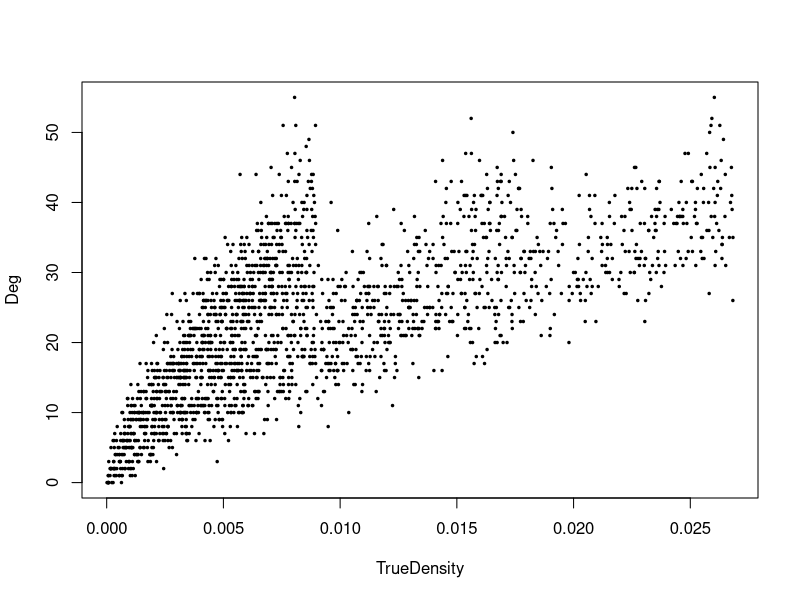
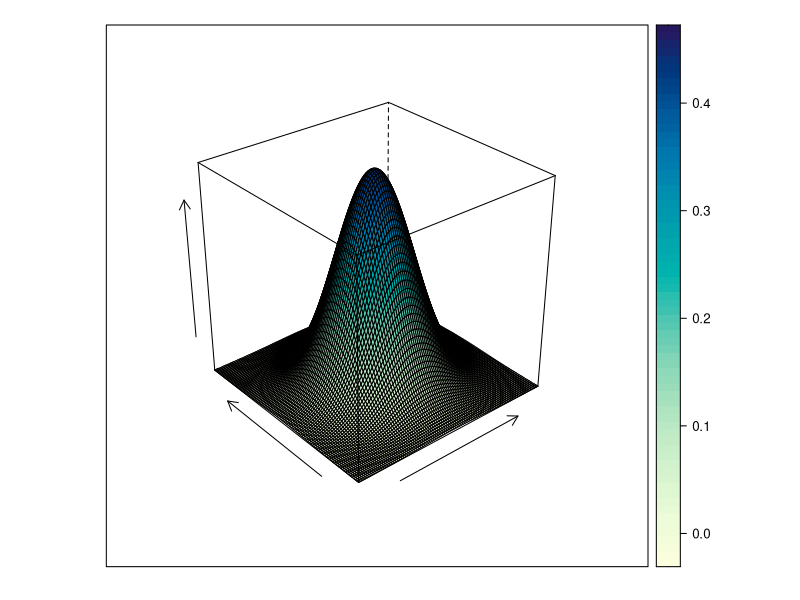
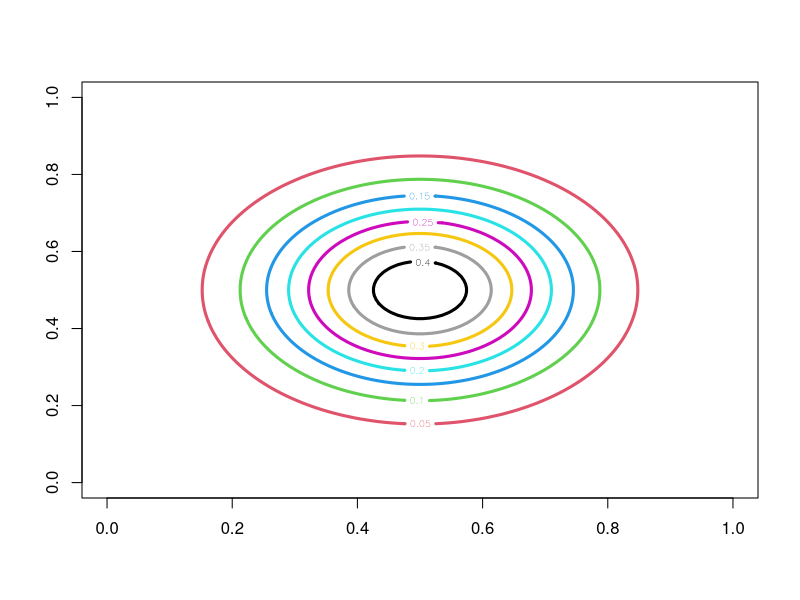
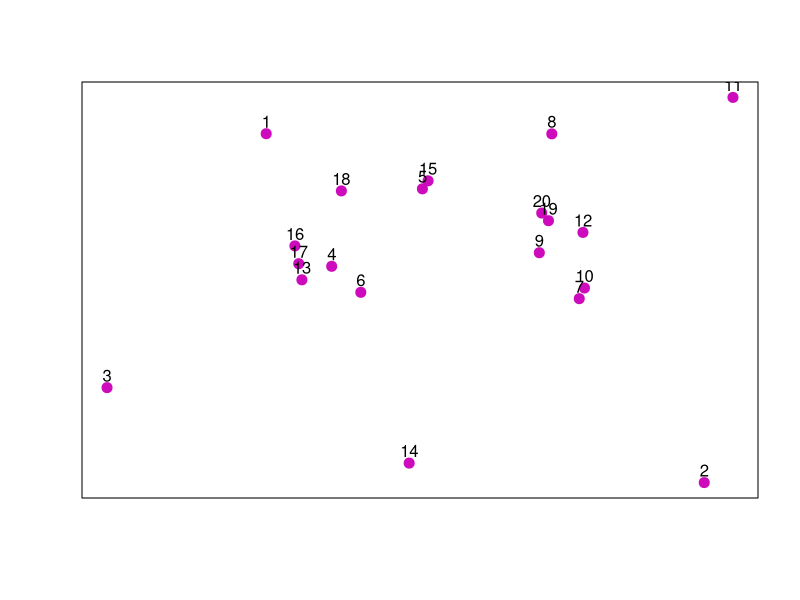
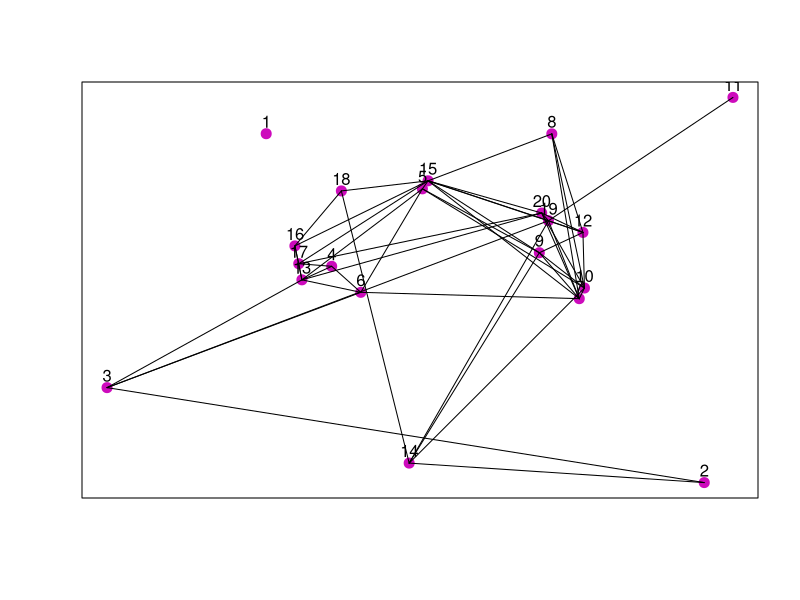
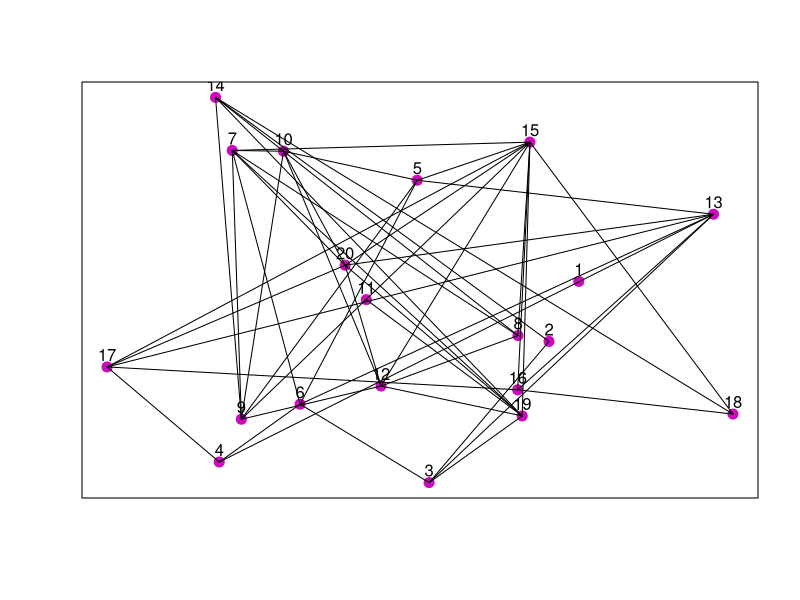
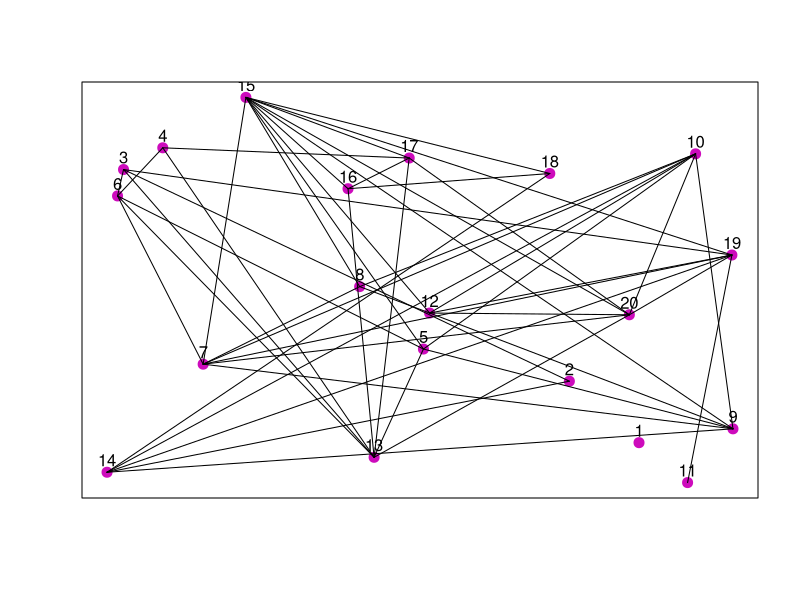
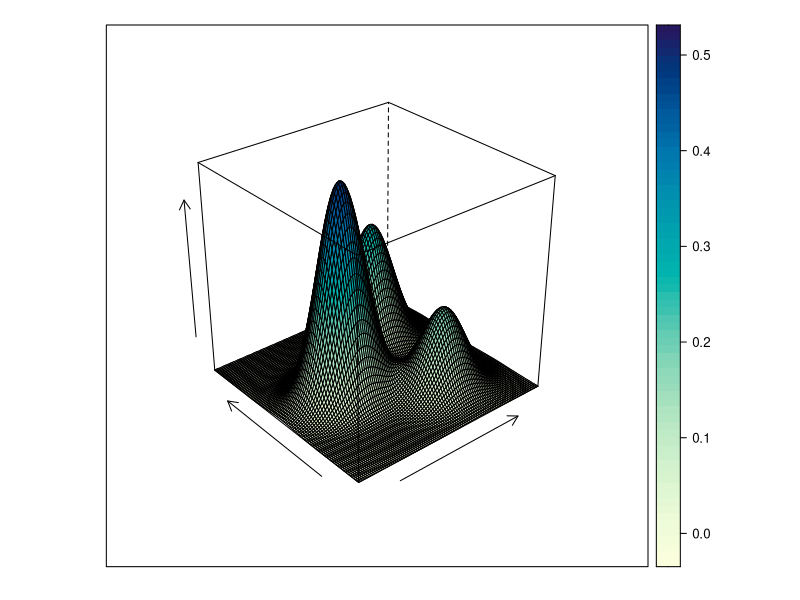

These figures' R source, in order: (Note: this script raises an error after producing the figures.)
# Fig for hidden metric space model
# Inspired from Handcock & al

library(lattice)
library(mnormt)
library(igraph)

# Parms
n = 20
prop = c(.5, .3, .2)
prob = .8*matrix(c(.9, .2, .5, .2, .1, .3, .5, .3, .8), 3, 3)
K = length(prop)
mu = matrix(c(0, sqrt(3)/2, sqrt(3)/2, 0, 1/sqrt(2), -1/sqrt(2)), 3, 2)
sigma = .2
grid.size = 100

####################################################
F_PlotNet <- function(Y, X, Col){
   # Y = position, X = adjacency, Col = colors
   dimY = dim(Y)[1]
   plot(Y, xlab='', ylab='', pch=20, 
        cex=1.5, col.axis=0, xaxt='n', yaxt='n')
   points(Y, pch=20, cex=2, col=Col)
   for(i in (1:(dimY-1))){
      for (j in ((i+1):dimY)){
         if (X[i, j]==1){lines(Y[c(i, j), 1], Y[c(i, j),2], lwd=1)
         }
      }
   }
#   points(Y, pch=20, cex=2, col=Col)
   if (dimY < 100){
      text(Y, label=(1:n), pos=3, offset=.3)
   }
}

####################################################

####################################################
# Hoff latent position model : LPM
####################################################
# Sim locations
ssigma = 3*sigma
Y = ssigma*matrix(rnorm(2*n), n, 2)
x.grid = seq(-3*ssigma, 3*ssigma, length.out=grid.size)
y.grid = x.grid
dY = matrix(0, length(x.grid), length(y.grid))
for (i in (1:length(x.grid))){
   for (j in (1:length(y.grid))){
      dY[i, j] = dmnorm(c(x.grid[i], y.grid[j]), varcov=diag(rep(ssigma^2, 2)))
   }
}
png('FigRSyst-LPM-density.png')
wireframe(dY, xlab='', ylab='', zlab='', drape=T); dev.off()
png('FigRSyst-LPM-contour.png')
contour(dY, xlab='', ylab='', col=(1:8), lwd=3); dev.off()

# Sim edges
D = as.matrix(dist(Y))
X = matrix(rbinom(n^2, 1, exp(-2*D)), n, n)
X[lower.tri(X, diag=T)] = 0

# # Plots
png('FigRSyst-LPM-Y.png')
F_PlotNet(Y, matrix(0, n, n), rep(6, n)); dev.off()
png('FigRSyst-LPM-XY.png')
F_PlotNet(Y, X, rep(6, n)); dev.off()
png('FigRSyst-LPM-X1.png')
F_PlotNet(cbind(runif(n), runif(n)), X, rep(6, n)); dev.off()
png('FigRSyst-LPM-X2.png')
F_PlotNet(cbind(runif(n), runif(n)), X, rep(6, n)); dev.off()
print(X[1:5, 1:5])

# # Larger network
# N = 5*n
# Y = ssigma*matrix(rnorm(2*N), N, 2)
# D = as.matrix(dist(Y))
# X = matrix(rbinom(N^2, 1, exp(-2*D)), N, N)
# X[lower.tri(X, diag=T)] = 0
# hist(colSums(X), breaks=sqrt(N))

####################################################
# Handcock latent position cluster model : LPCM
####################################################
# Sim locations
mmu = 1.5*mu
ssigma = 2*sigma
#ssigma = 1.5*sigma
x.grid = seq(min(mmu[, 1])-3*ssigma, max(mmu[, 1])+3*ssigma, length.out=grid.size)
y.grid = seq(min(mmu[, 2])-3*ssigma, max(mmu[, 2])+3*ssigma, length.out=grid.size)
dY = matrix(0, length(x.grid), length(y.grid))
for (i in (1:length(x.grid))){
   for (j in (1:length(y.grid))){
      for (k in (1:K)){
         dY[i, j] = dY[i, j] + prop[k]*dmnorm(c(x.grid[i], y.grid[j]), 
                                              mean = mmu[k, ], 
                                              varcov=diag(rep(ssigma^2, 2)))
      }
   }
}
png('FigRSyst-LPCM-density.png')
wireframe(dY, xlab='', ylab='', zlab='', drape=T);  dev.off()
png('FigRSyst-LPCM-contour.png')
contour(dY, xlab='', ylab='', col=(1:8), lwd=3); dev.off()

Z = as.vector((1:K) %*% rmultinom(n, 1, prop))
Y = mmu[Z, ] + ssigma*matrix(rnorm(2*n), n, 2)

# Sim edges
D = as.matrix(dist(Y))
X = matrix(rbinom(n^2, 1, exp(-2*D)), n, n)
X[lower.tri(X)] = 0
# Plots
png('FigRSyst-LPCM-Y.png')
F_PlotNet(Y, matrix(0, n, n), 1); dev.off()
png('FigRSyst-LPCM-YZ.png')
F_PlotNet(Y, matrix(0, n, n), 1+Z); dev.off()
png('FigRSyst-LPCM-XYZ.png')
F_PlotNet(Y, X, 1+Z); dev.off()
png('FigRSyst-LPCM-XY.png')
F_PlotNet(Y, X, rep(6, n)); dev.off()
# #png('FigRSyst-LPCM-X1.png')
# F_PlotNet(cbind(runif(n), runif(n)), X, rep(6, n)); #dev.off()
# #png('FigRSyst-LPCM-X2.png')
# F_PlotNet(cbind(runif(n), runif(n)), X, rep(6, n)); #dev.off()

####################################################
# Channarond latent position cluster model : KerNet
####################################################
# K = 3
prop = c(.5, .3, .2); K = length(prop); mu = matrix(c(0, sqrt(3)/2, sqrt(3)/2, 0, 1/sqrt(2), -1/sqrt(2)), K, 2); 
coef=5; mmu = coef*mu; ssigma = 4/3*coef*sigma
# K = 2
prop = c(.8, .2); K = length(prop); mu = matrix(c(sqrt(3)/2, sqrt(3)/2, 1/sqrt(2), -1/sqrt(2)), K, 2)
coef=5; mmu = coef*mu; ssigma = 5/3*coef*sigma
# K = 5
prop = c(.3, .2, .1, .3, .1); K = length(prop); 
mu = matrix(c(0, sqrt(3)/2, sqrt(3)/2, -sqrt(3)/2, -sqrt(3)/2, 0, 1/sqrt(2), -1/sqrt(2), 1/sqrt(2), -1/sqrt(2)), K, 2); 
coef=5; mmu = coef*mu; ssigma = 4/3*coef*sigma

N = 100*n
x.grid = seq(min(mmu[, 1])-3*ssigma, max(mmu[, 1])+3*ssigma, length.out=grid.size)
y.grid = seq(min(mmu[, 2])-3*ssigma, max(mmu[, 2])+3*ssigma, length.out=grid.size)
dY = matrix(0, length(x.grid), length(y.grid))
for (i in (1:length(x.grid))){
   for (j in (1:length(y.grid))){
      for (k in (1:K)){
         dY[i, j] = dY[i, j] + prop[k]*dmnorm(c(x.grid[i], y.grid[j]), 
                                              mean = mmu[k, ], 
                                              varcov=diag(rep(ssigma^2, 2)))
      }
   }
}
png(paste('FigRSyst-KerNet-K', K, '-density.png', sep=''))
wireframe(dY, xlab='', ylab='', zlab='', drape=T);  dev.off()
png(paste('FigRSyst-KerNet-K', K, '-contour.png', sep=''))
contour(x.grid, y.grid, dY, xlab='', ylab='', col=(1:8), lwd=3); dev.off()

#Z = as.vector((1:K) %*% rmultinom(N, 1, prop))
Z = as.vector((1:K) %*% rmultinom(N, 1, rep(1/K, K)))
Y = mmu[Z, ] + ssigma*matrix(rnorm(2*N), N, 2)
D = as.matrix(dist(Y))
Prob = exp(-2*D)
Prob[D > 2] = 0
X = matrix(rbinom(N^2, 1, Prob), N, N)
X[lower.tri(X, diag=T)] = 0
X = X + t(X)

TrueDensity = rep(0, N)
for (i in (1:N)){
   for (k in (1:K)){
      TrueDensity[i] = TrueDensity[i] + prop[k]*dmnorm(Y[i,] , 
                                                         mean = mmu[k, ], 
                                                         varcov=diag(rep(ssigma^2, 2)))
   }
}   

Deg = colSums(X) 
DegNorm = Deg/(N-1)
plot(TrueDensity, Deg, pch=20, cex=.5)
Order = order(Deg)
Y = Y[Order, ]
X = X[Order, Order]
Deg = Deg[Order]
DegNorm = DegNorm[Order]

png(paste('FigRSyst-KerNet-K', K, '-degree.png', sep=''))
hist(Deg, breaks=sqrt(N), main='', xlab='', ylab=''); dev.off()
png(paste('FigRSyst-KerNet-K', K, '-degnorm.png', sep=''))
hist(DegNorm, breaks=sqrt(N), main='', xlab='', ylab=''); dev.off()
png(paste('FigRSyst-KerNet-K', K, '.png', sep=''))
F_PlotNet(Y, X, 1); dev.off()

t.nb = 10; t.list = seq(0, max(DegNorm), length.out=t.nb)
t.list = unique(sort(DegNorm)); t.nb = length(t.list)
Ct = rep(0, t.nb); 
Nt = Ct
Xt = X
for (i in (1:length(t.list))){
   t = t.list[i]
   Nt[i] = sum(DegNorm >= t)
   cat(i, t, Nt[i])
   if (Nt[i] > 1){
      G = graph.adjacency(X[(DegNorm >= t), (DegNorm >= t)])
      Ct[i] = no.clusters(G, mode='weak')
      Xt = X
      Xt[(DegNorm < t), ] = 0
      Xt[, (DegNorm < t)] = 0
      if (i == 1){
         png(paste('FigRSyst-KerNet-K', K, '-t', i, '.png', sep=''))
         F_PlotNet(Y, Xt, 6*(DegNorm >= t)+8*(DegNorm < t)); dev.off()
#          plot(G); readline()
      }
      if((i > 1)){
         if(Ct[i] != Ct[i-1]){
#            png(paste('FigRSyst-KerNet-K', K, '-C', Ct[i], '.png', sep=''))
            png(paste('FigRSyst-KerNet-K', K, '-t', i, '.png', sep=''))
            F_PlotNet(Y, Xt, 6*(DegNorm >= t)+8*(DegNorm < t)); dev.off()
#             plot(G); readline()
         }
      }
      #readline()
#      points(Y[DegNorm < t, ], col=8, pch=20, cex=1.5)
      cat('', Ct[i])
   }
   cat('\n')
}
png(paste('FigRSyst-KerNet-K', K, '-C-N.png', sep=''))
plot(Nt/N, Ct, xlab='N(t)/n', ylab='C(t)', pch=20, cex=1.5, type='b'); dev.off()
for (i in (1:100)){dev.off()}
